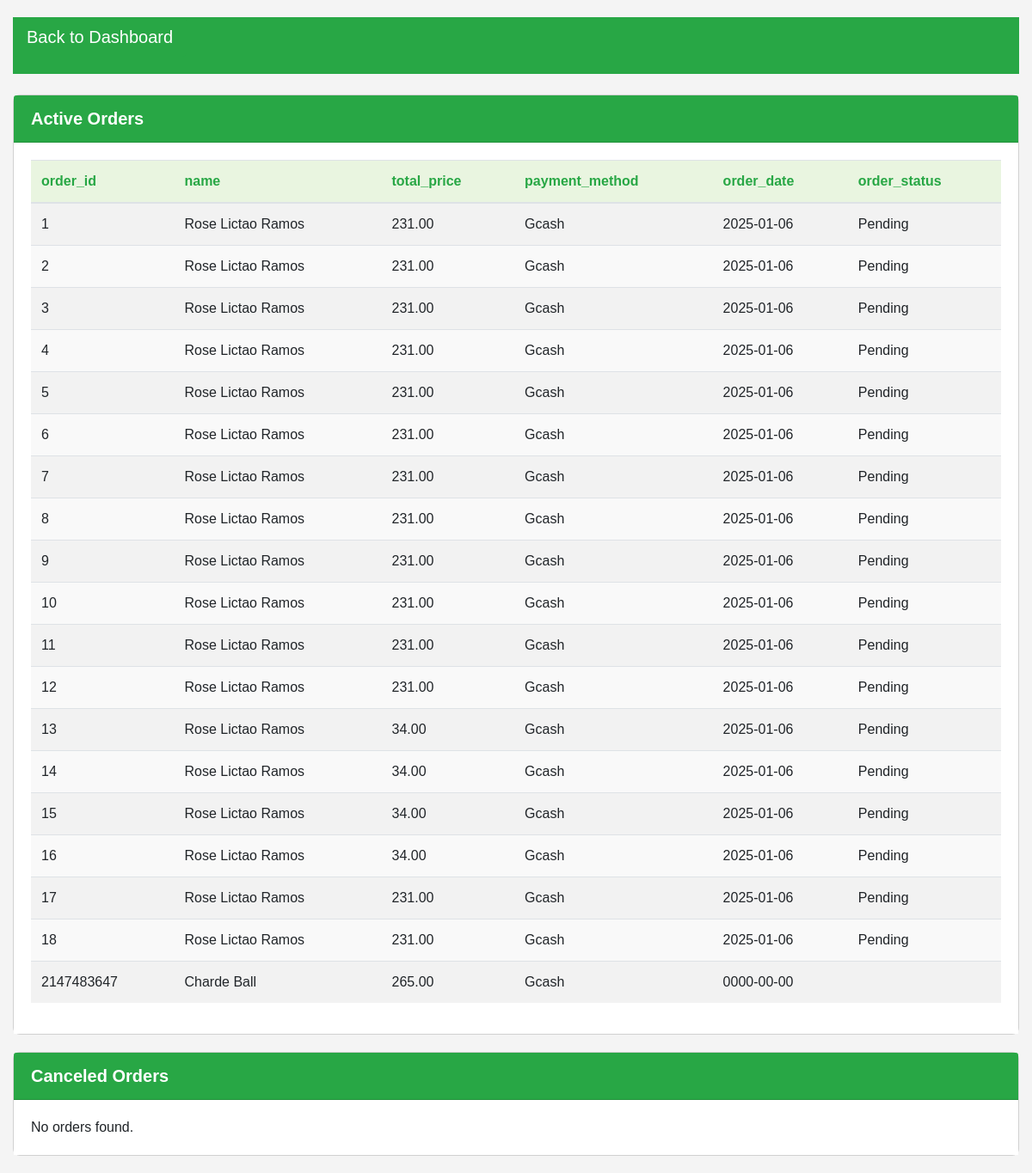
The page /bin/orders.php on the database its author committed.
### tables this page shows
CREATE TABLE `orders1` (
  `order_id` int(11) NOT NULL,
  `name` varchar(100) DEFAULT NULL,
  `contact_number` varchar(15) DEFAULT NULL,
  `street_address` varchar(255) DEFAULT NULL,
  `barangay` varchar(100) DEFAULT NULL,
  `city` varchar(100) DEFAULT NULL,
  `state` varchar(100) DEFAULT NULL,
  `postal_code` varchar(20) DEFAULT NULL,
  `total_price` decimal(10,2) DEFAULT NULL,
  `product_name` varchar(11) NOT NULL,
  `payment_method` enum('Gcash') DEFAULT NULL,
  `proof_of_payment` varchar(255) DEFAULT NULL,
  `created_at` datetime DEFAULT NULL,
  `order_status` enum('Pending','Completed','Cancelled') DEFAULT NULL,
  `cancel_reason` text DEFAULT NULL,
  `order_date` date NOT NULL,
  `user_id` int(11) DEFAULT NULL,
  `product_id` int(11) NOT NULL
);

### bin/orders.php (the view, shortened to what this page needs)
<?php
require 'connection/conn.php';
function displayOrdersTable($result, $columns) {
    if ($result->num_rows > 0) {
        echo '<table class="table table-striped">';
        echo '<thead><tr>';
        foreach ($columns as $column) {
            echo '<th>' . $column . '</th>';
        }
        echo '</tr></thead>';
        echo '<tbody>';
        while ($row = $result->fetch_assoc()) {
            echo '<tr>';
            foreach ($columns as $column) {
                echo '<td>' . htmlspecialchars($row[$column]) . '</td>';
            }
            echo '</tr>';
        }
        echo '</tbody></table>';
    } else {
        echo "No orders found.";
    }
}
$sql_orders = "SELECT * FROM orders1 ORDER BY order_date DESC";
$stmt_orders = $db->prepare($sql_orders);
$stmt_orders->execute();
$result_orders = $stmt_orders->get_result();
$sql_canceled = "SELECT * FROM canceled_orders ORDER BY cancel_date DESC";
$stmt_canceled = $db->prepare($sql_canceled);
$stmt_canceled->execute();
$result_canceled = $stmt_canceled->get_result();
?>
<!DOCTYPE html>
<html lang="en">
<head>
    <link rel="stylesheet" href="https://cdnjs.cloudflare.com/ajax/libs/bootstrap/4.6.0/css/bootstrap.min.css">
</head>
<body>
    <div class="container">
        <div class="btn-back mb-4">
            <a href="../phinry/phinry/phinry.php" class="btn btn-back btn-lg">Back to Dashboard</a>
        </div>
        <div class="card">
            <div class="card-header">
                Active Orders
            </div>
            <div class="card-body">
                <?php
                $columns = array('order_id', 'name', 'total_price', 'payment_method', 'order_date', 'order_status');
                displayOrdersTable($result_orders, $columns);
                ?>
            </div>
        </div>
        <div class="card">
            <div class="card-header">
                Canceled Orders
            </div>
            <div class="card-body">
                <?php
                $columns = array('canceled_order_id', 'order_id', 'name', 'total_price', 'payment_method', 'cancel_date', 'reason');
                displayOrdersTable($result_canceled, $columns);
                ?>
            </div>
        </div>
    </div>
</body>
</html>

### bin/orders.php (style rules this page uses)
body { font-family: 'Arial', sans-serif; background-color: #f4f4f4; padding-top: 20px; }
.container { max-width: 1200px; }
.btn-back { margin-bottom: 20px; }
.btn-back a { color: #ffffff; text-decoration: none; }
.card { margin-bottom: 20px; border-radius: 0.5rem; border: 1px solid #d1d1d1; }
.card-header { background-color: #28a745; color: white; font-size: 1.25rem; font-weight: bold; }
.card-body { background-color: #ffffff; }
.table th, .table td { vertical-align: middle; }
.btn-back { background-color: #28a745; border: none; }
.table thead th { background-color: #e9f5e0; color: #28a745; }
.table tbody tr:nth-child(even) { background-color: #f9f9f9; }

### rows shown on the page
orders1: order_id "1", name "Rose Lictao Ramos", total_price "231.00", payment_method "Gcash", order_date "2025-01-06", order_status "Pending"
orders1: order_id "2", name "Rose Lictao Ramos", total_price "231.00", payment_method "Gcash", order_date "2025-01-06", order_status "Pending"
orders1: order_id "3", name "Rose Lictao Ramos", total_price "231.00", payment_method "Gcash", order_date "2025-01-06", order_status "Pending"
orders1: order_id "4", name "Rose Lictao Ramos", total_price "231.00", payment_method "Gcash", order_date "2025-01-06", order_status "Pending"
orders1: order_id "5", name "Rose Lictao Ramos", total_price "231.00", payment_method "Gcash", order_date "2025-01-06", order_status "Pending"
orders1: order_id "6", name "Rose Lictao Ramos", total_price "231.00", payment_method "Gcash", order_date "2025-01-06", order_status "Pending"
orders1: order_id "7", name "Rose Lictao Ramos", total_price "231.00", payment_method "Gcash", order_date "2025-01-06", order_status "Pending"
orders1: order_id "8", name "Rose Lictao Ramos", total_price "231.00", payment_method "Gcash", order_date "2025-01-06", order_status "Pending"
orders1: order_id "9", name "Rose Lictao Ramos", total_price "231.00", payment_method "Gcash", order_date "2025-01-06", order_status "Pending"
orders1: order_id "10", name "Rose Lictao Ramos", total_price "231.00", payment_method "Gcash", order_date "2025-01-06", order_status "Pending"
orders1: order_id "11", name "Rose Lictao Ramos", total_price "231.00", payment_method "Gcash", order_date "2025-01-06", order_status "Pending"
orders1: order_id "12", name "Rose Lictao Ramos", total_price "231.00", payment_method "Gcash", order_date "2025-01-06", order_status "Pending"
orders1: order_id "13", name "Rose Lictao Ramos", total_price "34.00", payment_method "Gcash", order_date "2025-01-06", order_status "Pending"
orders1: order_id "14", name "Rose Lictao Ramos", total_price "34.00", payment_method "Gcash", order_date "2025-01-06", order_status "Pending"
orders1: order_id "15", name "Rose Lictao Ramos", total_price "34.00", payment_method "Gcash", order_date "2025-01-06", order_status "Pending"
orders1: order_id "16", name "Rose Lictao Ramos", total_price "34.00", payment_method "Gcash", order_date "2025-01-06", order_status "Pending"
orders1: order_id "17", name "Rose Lictao Ramos", total_price "231.00", payment_method "Gcash", order_date "2025-01-06", order_status "Pending"
orders1: order_id "18", name "Rose Lictao Ramos", total_price "231.00", payment_method "Gcash", order_date "2025-01-06", order_status "Pending"
orders1: order_id "2147483647", name "Charde Ball", total_price "265.00", payment_method "Gcash", order_date "0000-00-00"

### other values the page prints
$column "order_id"
$column "name"
$column "total_price"
$column "payment_method"
$column "order_date"
$column "order_status"
